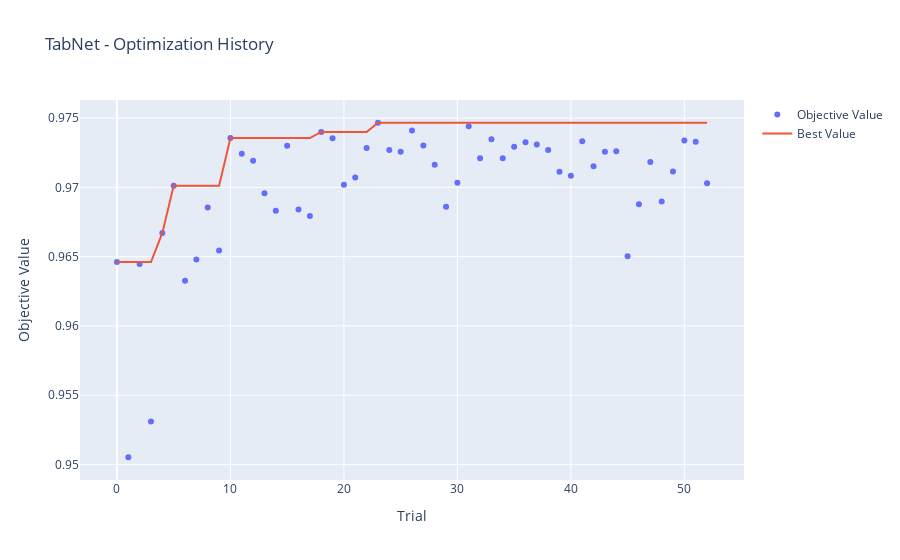
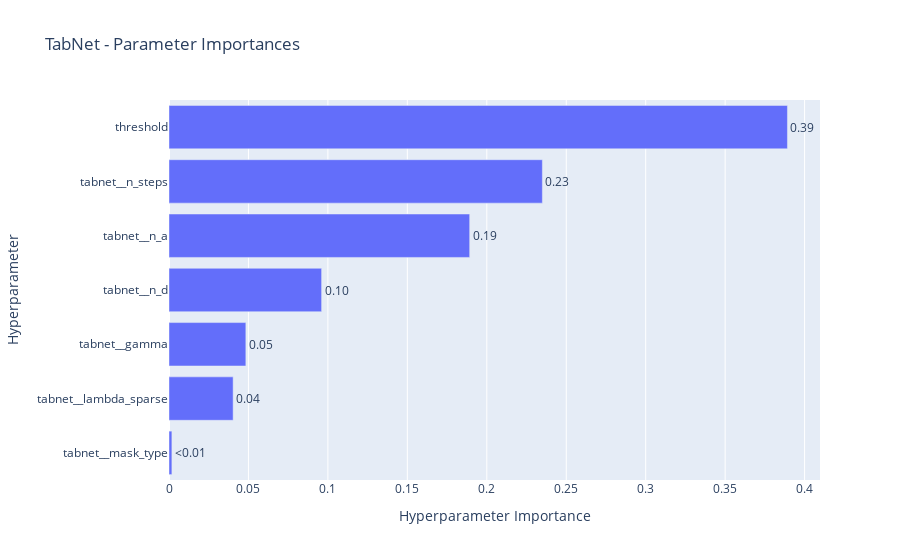

Source (notebook cell) for these figures, in order:
### Markdown cell above
**8. Optuna Optimization Analysis**

Visualize Optuna optimization history and parameter importance for each model.

### Code cell
print("📊 Optuna Optimization Analysis for best model")
print("-" * 60)

# Extract study for best model
best_study = next(study for name, _, _, study, _ in trained_models if name == best_model_name)

print(f"\n{best_model_name} - Best Score: {best_study.best_value:.4f}")
print(f"Best Parameters: {best_study.best_params}")

# Plot optimization history
fig = optuna.visualization.plot_optimization_history(best_study)
fig.update_layout(title=f"{best_model_name} - Optimization History")
fig.show()
    
# Plot parameter importances
try:
    fig = optuna.visualization.plot_param_importances(best_study)
    fig.update_layout(title=f"{best_model_name} - Parameter Importances")
    fig.show()
except:
    print(f"  (Not enough trials for parameter importance analysis)")
    
print("\n" + "=" * 60)

### Figure 1 — Plotly figure (JSON) as saved in the notebook; plotly's stock layout.template omitted (floating-point values rounded to 4 significant figures)
{"data": [{"mode": "markers", "name": "Objective Value", "type": "scatter", "x": [0, 1, 2, 3, 4, 5, 6, 7, 8, 9, 10, 11, 12, 13, 14, 15, 16, 17, 18, 19, 20, 21, 22, 23, 24, 25, 26, 27, 28, 29, 30, 31, 32, 33, 34, 35, 36, 37, 38, 39, 40, 41, 42, 43, 44, 45, 46, 47, 48, 49, 50, 51, 52], "y": [0.9646, 0.9505, 0.9645, 0.9531, 0.9667, 0.9701, 0.9633, 0.9648, 0.9686, 0.9654, 0.9736, 0.9724, 0.9719, 0.9696, 0.9683, 0.973, 0.9684, 0.9679, 0.974, 0.9735, 0.9702, 0.9707, 0.9728, 0.9747, 0.9727, 0.9726, 0.9741, 0.973, 0.9716, 0.9686, 0.9703, 0.9744, 0.9721, 0.9735, 0.9721, 0.9729, 0.9732, 0.9731, 0.9727, 0.9711, 0.9708, 0.9733, 0.9715, 0.9726, 0.9726, 0.965, 0.9688, 0.9718, 0.969, 0.9711, 0.9734, 0.9733, 0.9703]}, {"mode": "lines", "name": "Best Value", "type": "scatter", "x": [0, 1, 2, 3, 4, 5, 6, 7, 8, 9, 10, 11, 12, 13, 14, 15, 16, 17, 18, 19, 20, 21, 22, 23, 24, 25, 26, 27, 28, 29, 30, 31, 32, 33, 34, 35, 36, 37, 38, 39, 40, 41, 42, 43, 44, 45, 46, 47, 48, 49, 50, 51, 52], "y": [0.9646, 0.9646, 0.9646, 0.9646, 0.9667, 0.9701, 0.9701, 0.9701, 0.9701, 0.9701, 0.9736, 0.9736, 0.9736, 0.9736, 0.9736, 0.9736, 0.9736, 0.9736, 0.974, 0.974, 0.974, 0.974, 0.974, 0.9747, 0.9747, 0.9747, 0.9747, 0.9747, 0.9747, 0.9747, 0.9747, 0.9747, 0.9747, 0.9747, 0.9747, 0.9747, 0.9747, 0.9747, 0.9747, 0.9747, 0.9747, 0.9747, 0.9747, 0.9747, 0.9747, 0.9747, 0.9747, 0.9747, 0.9747, 0.9747, 0.9747, 0.9747, 0.9747]}, {"marker": {"color": "#cccccc"}, "mode": "markers", "name": "Infeasible Trial", "showlegend": false, "type": "scatter", "x": [], "y": []}], "layout": {"title": {"text": "TabNet - Optimization History"}, "xaxis": {"title": {"text": "Trial"}}, "yaxis": {"title": {"text": "Objective Value"}}}}

### Figure 2 — Plotly figure (JSON) as saved in the notebook; plotly's stock layout.template omitted (floating-point values rounded to 4 significant figures)
{"data": [{"cliponaxis": false, "hovertemplate": ["tabnet__mask_type (CategoricalDistribution): 0.001820143469749843<extra></extra>", "tabnet__lambda_sparse (FloatDistribution): 0.04036373811755884<extra></extra>", "tabnet__gamma (FloatDistribution): 0.04836401754703898<extra></extra>", "tabnet__n_d (CategoricalDistribution): 0.09604691616239411<extra></extra>", "tabnet__n_a (CategoricalDistribution): 0.18922451791590883<extra></extra>", "tabnet__n_steps (IntDistribution): 0.2349718265021496<extra></extra>", "threshold (FloatDistribution): 0.3892088402851999<extra></extra>"], "name": "Objective Value", "orientation": "h", "text": ["<0.01", "0.04", "0.05", "0.10", "0.19", "0.23", "0.39"], "textposition": "outside", "type": "bar", "x": [0.00182, 0.04036, 0.04836, 0.09605, 0.1892, 0.235, 0.3892], "y": ["tabnet__mask_type", "tabnet__lambda_sparse", "tabnet__gamma", "tabnet__n_d", "tabnet__n_a", "tabnet__n_steps", "threshold"]}], "layout": {"title": {"text": "TabNet - Parameter Importances"}, "xaxis": {"title": {"text": "Hyperparameter Importance"}}, "yaxis": {"title": {"text": "Hyperparameter"}}}}
